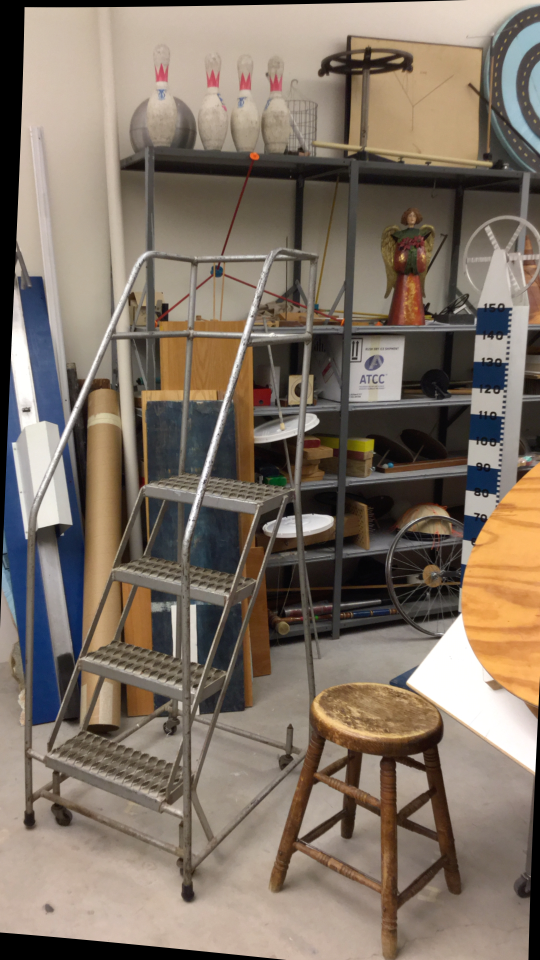
#> input picture running/testing/im0.png, 1080 x 1920 px (shown at 1/2 size)
$ python 'comparing photos.py' --input ../running/testing --output out
#> lines starting #> are read from the running program, lines starting #| are printed output that depends on the picture
#!/usr/bin/env python3
import os
import glob
import shutil
from pathlib import Path
import argparse

import cv2
import numpy as np


# -----------------------------
# Image discovery
# -----------------------------
IMAGE_EXTS = ("*.jpg", "*.jpeg", "*.png", "*.bmp", "*.webp")

def list_images(folder: str):
    files = []
    p = Path(folder)
    for e in IMAGE_EXTS:
        files.extend(glob.glob(str(p / "**" / e), recursive=True))
    return sorted(set(files))


# -----------------------------
# Dedup helpers
# -----------------------------
def load_thumb_gray(path: Path, size=(64, 64)):
    """
    Returns a small grayscale thumbnail as uint8 array (H,W).
    """
    img = cv2.imread(str(path), cv2.IMREAD_GRAYSCALE)
    if img is None:
        return None
    thumb = cv2.resize(img, size, interpolation=cv2.INTER_AREA)
    return thumb

def a_hash(thumb_gray: np.ndarray):
    """
    Average hash (64-bit if thumb is 8x8, but we're using 64x64 and then downsampling to 8x8).
    Returns a Python int bitstring.
    """
    small = cv2.resize(thumb_gray, (8, 8), interpolation=cv2.INTER_AREA)
    avg = small.mean()
    bits = (small >= avg).astype(np.uint8).ravel()

    # pack bits into int
    h = 0
    for b in bits:
        h = (h << 1) | int(b)
    return h

def hamming_distance_int(a: int, b: int) -> int:
    return (a ^ b).bit_count()

def diff_score_L1(a: np.ndarray, b: np.ndarray) -> int:
    """
    L1 difference over the thumbnail pixels.
    """
    # use int16 to avoid uint8 wrap
    return int(np.abs(a.astype(np.int16) - b.astype(np.int16)).sum())


def unique_path(out_dir: Path, desired_name: str) -> Path:
    """
    If desired_name exists, append _0001, _0002, ...
    """
    base = Path(desired_name).stem
    ext = Path(desired_name).suffix.lower()
    candidate = out_dir / f"{base}{ext}"
    if not candidate.exists():
        return candidate

    k = 1
    while True:
        candidate = out_dir / f"{base}_{k:04d}{ext}"
        if not candidate.exists():
            return candidate
        k += 1


# -----------------------------
# Main consolidation
# -----------------------------
def consolidate(
    input_dirs,
    output_dir,
    move=False,
    thumb_size=(64, 64),
    diff_threshold=100,
    max_hamming=0,
):
    """
    Strategy:
      1) For each image, compute (aHash, thumb).
      2) Compare only against prior images with "close enough" aHash:
           - if max_hamming == 0: only exact hash matches are compared
           - else: compare if hamming(aHash, existingHash) <= max_hamming
      3) If any candidate has L1 thumb diff < diff_threshold => duplicate.
    """
    out_dir = Path(output_dir)
    out_dir.mkdir(parents=True, exist_ok=True)

    all_images = []
    for d in input_dirs:
        all_images.extend(list_images(d))

    if not all_images:
        raise SystemExit("No images found in input dirs.")

    # Map hash -> list of (thumb, output_path)
    # If you set max_hamming > 0, we'll still use this map but also scan nearby hashes.
    hash_buckets = {}

    copied = 0
    skipped = 0
    unreadable = 0

    def iter_candidate_thumbs(cur_hash: int):
        if max_hamming == 0:
            for item in hash_buckets.get(cur_hash, []):
                yield item
            return

        # With hamming search, scan all hashes (OK for small sets).
        # If this gets big (10k+), we can implement LSH / BK-tree later.
        for h, items in hash_buckets.items():
            if hamming_distance_int(cur_hash, h) <= max_hamming:
                for item in items:
                    yield item

    for i, img_path_str in enumerate(all_images, 1):
        img_path = Path(img_path_str)

        thumb = load_thumb_gray(img_path, size=thumb_size)
        if thumb is None:
            print(f"[WARN] Unreadable: {img_path}")
            unreadable += 1
            continue

        h = a_hash(thumb)

        is_dup = False
        for existing_thumb, existing_out in iter_candidate_thumbs(h):
            score = diff_score_L1(thumb, existing_thumb)
            if score < diff_threshold:
                is_dup = True
                break

        if is_dup:
            skipped += 1
            continue

        # Not a duplicate => copy/move into output_dir
        dest = unique_path(out_dir, img_path.name)
        if move:
            shutil.move(str(img_path), str(dest))
        else:
            shutil.copy2(str(img_path), str(dest))

        hash_buckets.setdefault(h, []).append((thumb, dest))
        copied += 1

        if i % 200 == 0:
            print(f"[INFO] Processed {i}/{len(all_images)} | copied={copied} skipped={skipped} unreadable={unreadable}")

    print("\nDone.")
    print(f"Total found:   {len(all_images)}")
    print(f"Copied/moved: {copied}")
    print(f"Skipped dups: {skipped}")
    print(f"Unreadable:   {unreadable}")
    print(f"Output dir:   {out_dir}")


def main():
    ap = argparse.ArgumentParser(description="Consolidate images from folders into one folder with content-based dedup.")
    ap.add_argument("--input", nargs="+", required=True, help="One or more input directories.")
    ap.add_argument("--output", required=True, help="Output directory.")
    ap.add_argument("--move", action="store_true", help="Move files instead of copy.")
    ap.add_argument("--thumb", default="64", help="Thumbnail size (e.g. 64 or 128).")
    ap.add_argument("--diff_threshold", type=int, default=100, help="Duplicate threshold for L1 thumbnail diff.")
    ap.add_argument("--max_hamming", type=int, default=0, help="Allow near hashes (0 = exact hash only).")
    args = ap.parse_args()

    ts = int(args.thumb)
    consolidate(
        input_dirs=args.input,
        output_dir=args.output,
        move=args.move,
        thumb_size=(ts, ts),
        diff_threshold=args.diff_threshold,
        max_hamming=args.max_hamming,
    )
#> in load_thumb_gray, `img = cv2.imread(str(path), cv2.IMREAD_GRAYSCALE)`:
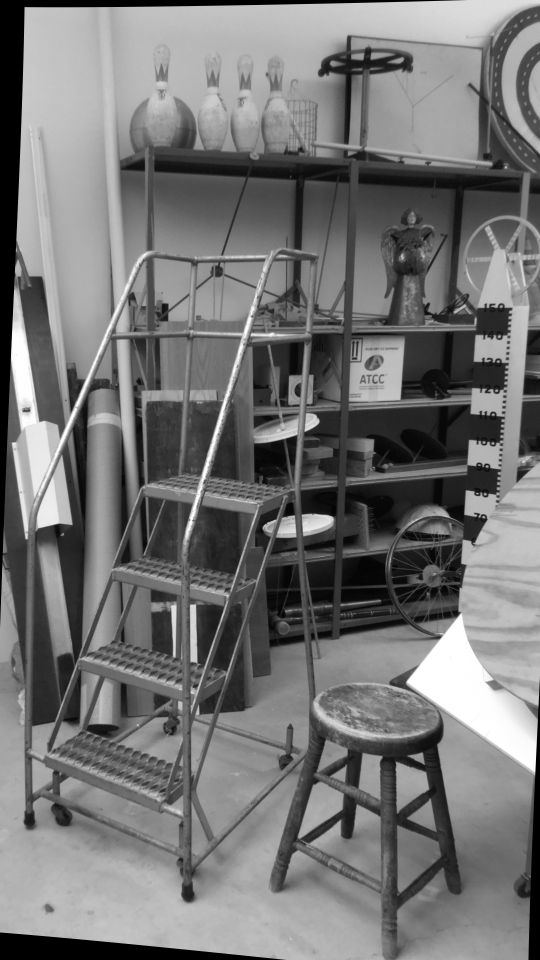
#> img: shape (1920, 1080) (shown at 1/2 size); min 0, max 255, mean 116.6
#> in load_thumb_gray, `thumb = cv2.resize(img, size, interpolation=cv2.INTER_AREA)`:
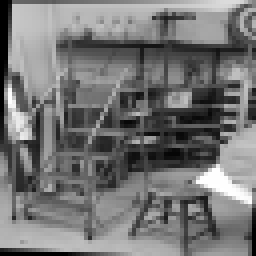
#> thumb: shape (64, 64) (shown 4 times larger); min 0, max 255, mean 116.6
#> in a_hash, `avg = small.mean()`: avg = 116.6
#> in a_hash, `bits = (small >= avg).astype(np.uint8).ravel()`: bits = 64 values, max 1 at index 0, min 0 at index 10, mean 0.438
#> the loop in a_hash, `for b in bits:` made 64 passes
#> (b, h) on passes 3 to 14: (1, 7), (1, 15), (1, 31), (1, 63), (1, 127), (1, 255), (1, 511), (1, 1023), (0, 2046), (0, 4092), (0, 8184), (0, 16368)
#> h on passes 1 to 2: 1, 3
#> after the loop in a_hash, `for b in bits:`: h = 18428854469786841596
#> in unique_path, `base = Path(desired_name).stem`: base = 'im0'
#> after the loop in unique_path, `while True:`: k = 1
#> call 2 of load_thumb_gray, with size = (64, 64)
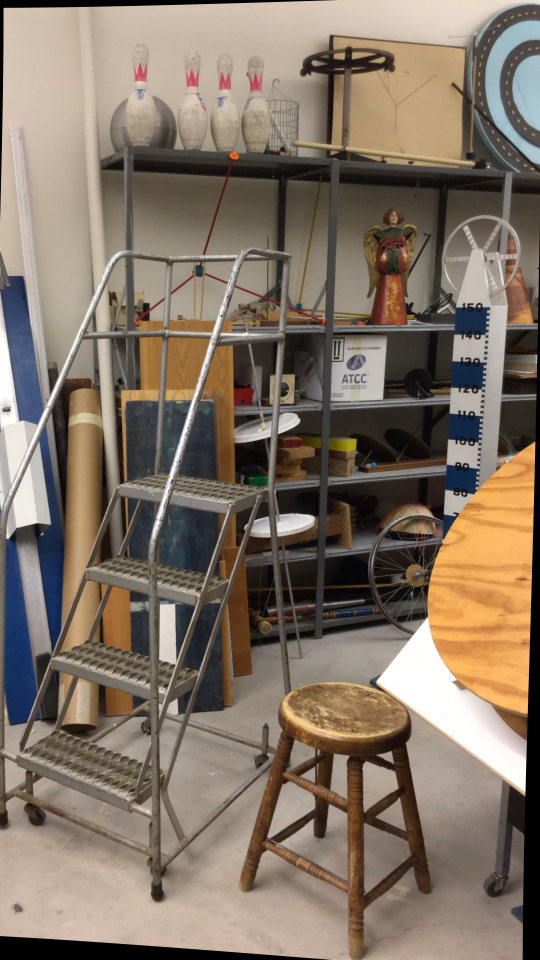
#> input picture running/testing/im1.png, 1080 x 1920 px (shown at 1/2 size)
#> in load_thumb_gray (call 2), `img = cv2.imread(str(path), cv2.IMREAD_GRAYSCALE)`:
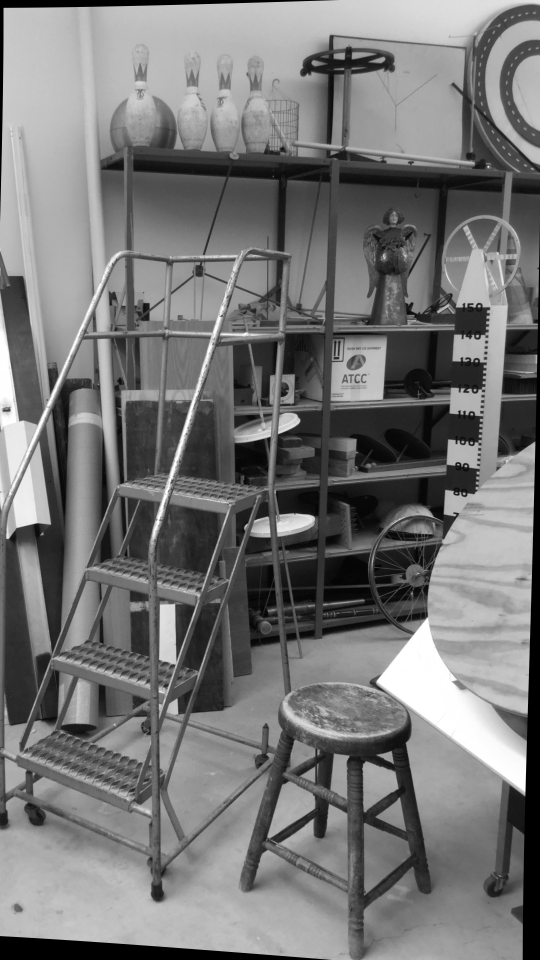
#> img: shape (1920, 1080) (shown at 1/2 size); min 0, max 255, mean 118.2
#> in load_thumb_gray (call 2), `thumb = cv2.resize(img, size, interpolation=cv2.INTER_AREA)`:
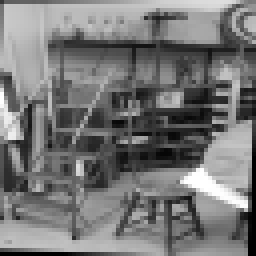
#> thumb: shape (64, 64) (shown 4 times larger); min 0, max 255, mean 118.2
#> the loop in a_hash (call 2), `for b in bits:` made 64 passes


if __name__ == "__main__":
    main()
